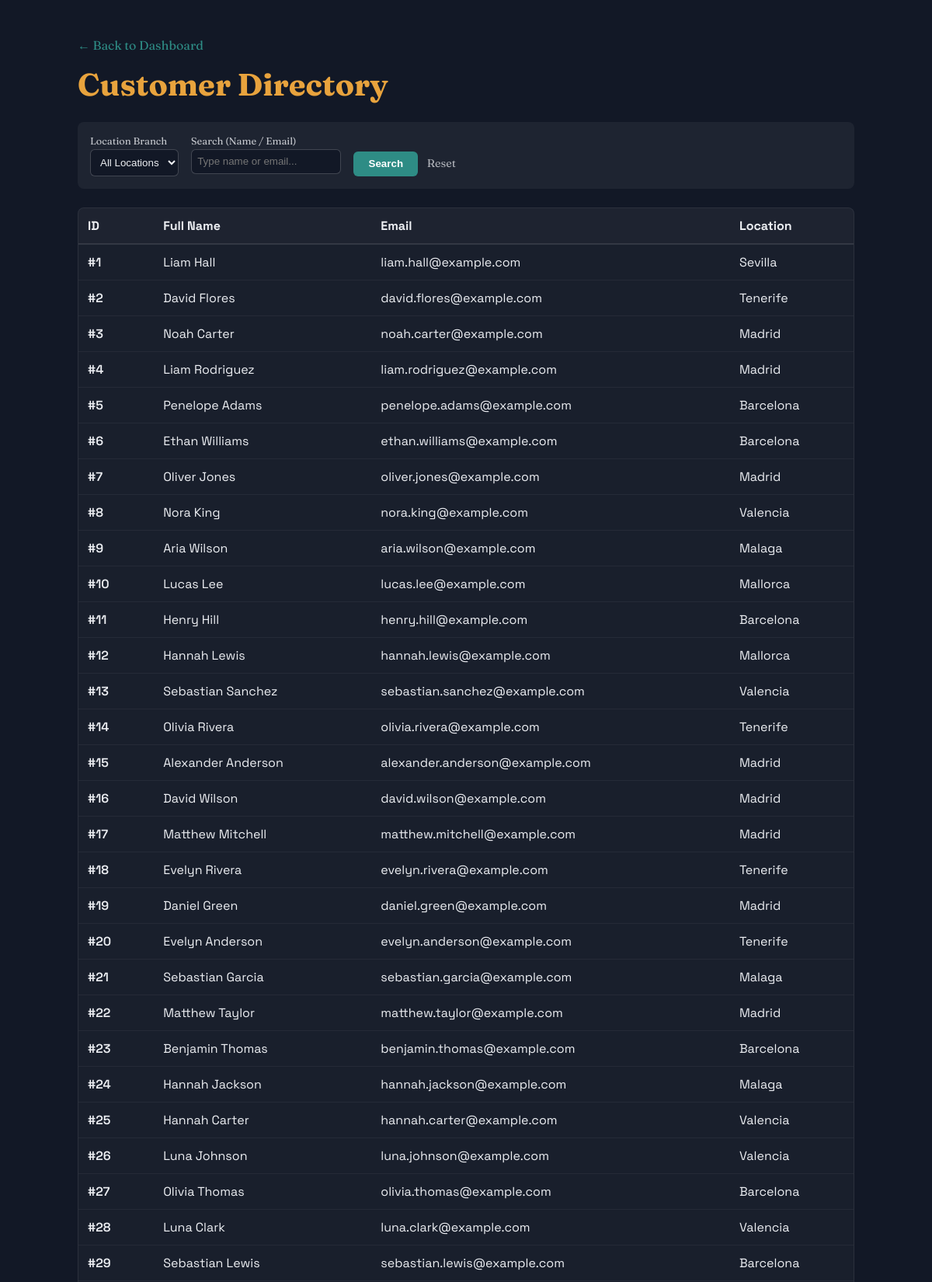
/enterprise/customers (upper part), run on the app's committed database.
### tables this page shows
CREATE TABLE customers (
        id INTEGER PRIMARY KEY AUTOINCREMENT,
        name TEXT NOT NULL,
        surname TEXT NOT NULL,
        email TEXT NOT NULL UNIQUE,
        location TEXT NOT NULL
    );

### car_rental/routes/enterprise.py (the view, shortened to what this page needs)
@enterprise_bp.route("/customers", methods=["GET"])
def customer_list():
    location = request.args.get("location", "")
    search = request.args.get("search", "")
    query_params = {}
    if location:
        query_params["location"] = location
    customers = db.load_customers(parameters=query_params if query_params else None)
    return render_template(
        "enterprise/customer_list.html",
        customers=customers,
        locations=[l.value for l in Location],
        selected_location=location,
        search_query=search
    )

### car_rental/database.py (called while the page is built)
    def _load(self, table: str, parameters: Optional[dict[str, Any]] = None) -> list[dict]:
        query = f"SELECT * FROM {table}"
        values = ()
        if parameters:
            conditions = " AND ".join(f"{key} = ?" for key in parameters)
            query += f" WHERE {conditions}"
            values = tuple(parameters.values())
        cur = self.conn.execute(query, values)
        return [dict(row) for row in cur.fetchall()]

    def load_customers(self, parameters: Optional[dict[str, Any]] = None) -> list[dict]:
        return self._load("customers", parameters)

### car_rental/templates/enterprise/customer_list.html (shortened to what this page needs)
{% extends "base.html" %}
{% block content %}
<main class="placeholder placeholder--enterprise" style="justify-content: flex-start; padding: 3rem 1.5rem;">
  <div style="max-width: 1000px; width: 100%; margin: 0 auto; text-align: left;">
    <a href="{{ url_for('enterprise.dashboard') }}" style="color: var(--enterprise-accent-soft); display: inline-block; margin-bottom: 1rem;">← Back to Dashboard</a>
    <h1 style="color: var(--enterprise-accent); margin-bottom: 1.5rem;">Customer Directory</h1>
    <form method="GET" action="{{ url_for('enterprise.customer_list') }}" style="display: flex; gap: 1rem; flex-wrap: wrap; background: rgba(255,255,255,0.05); padding: 1rem; border-radius: 8px; margin-bottom: 1.5rem;">
      <div>
        <label style="display: block; font-size: 0.8rem; opacity: 0.8; margin-bottom: 0.2rem;">Location Branch</label>
        <select name="location" style="padding: 0.5rem; border-radius: 6px; background: var(--enterprise-bg); color: var(--enterprise-ink); border: 1px solid rgba(255,255,255,0.2);">
          <option value="">All Locations</option>
        </select>
      </div>
      <div>
        <label style="display: block; font-size: 0.8rem; opacity: 0.8; margin-bottom: 0.2rem;">Search (Name / Email)</label>
        <input type="text" name="search" value="{{ search_query }}" placeholder="Type name or email..." style="padding: 0.45rem; border-radius: 6px; background: var(--enterprise-bg); color: var(--enterprise-ink); border: 1px solid rgba(255,255,255,0.2);">
      </div>
      <div style="align-self: flex-end;">
        <button type="submit" style="background: var(--enterprise-accent-soft); color: white; border: none; padding: 0.55rem 1.2rem; border-radius: 6px; font-weight: 600; cursor: pointer;">Search</button>
        <a href="{{ url_for('enterprise.customer_list') }}" style="margin-left: 0.5rem; color: var(--enterprise-ink); opacity: 0.7; font-size: 0.9rem;">Reset</a>
      </div>
    </form>
    <div style="overflow-x: auto; background: rgba(255,255,255,0.03); border-radius: 8px; border: 1px solid rgba(255,255,255,0.08);">
      <table style="width: 100%; border-collapse: collapse; font-family: var(--font-ui);">
        <thead>
          <tr style="border-bottom: 2px solid rgba(255,255,255,0.1); text-align: left; background: rgba(255,255,255,0.02);">
            <th style="padding: 0.75rem;">ID</th>
            <th style="padding: 0.75rem;">Full Name</th>
            <th style="padding: 0.75rem;">Email</th>
            <th style="padding: 0.75rem;">Location</th>
          </tr>
        </thead>
        <tbody>
          {% if customers %}
            {% for c in customers %}
              <tr style="border-bottom: 1px solid rgba(255,255,255,0.05);">
                <td style="padding: 0.75rem; font-weight: 600;">#{{ c.id }}</td>
                <td style="padding: 0.75rem;">{{ c.name }} {{ c.surname }}</td>
                <td style="padding: 0.75rem;">{{ c.email }}</td>
                <td style="padding: 0.75rem;">{{ c.location|capitalize }}</td>
              </tr>
            {% endfor %}
          {% else %}
            <tr><td colspan="4" style="padding: 1.5rem; text-align: center; opacity: 0.7;">No customers match the query.</td></tr>
          {% endif %}
        </tbody>
      </table>
    </div>
  </div>
</main>
{% endblock %}

### car_rental/static/css/style.css (style rules this page uses)
:root { --customer-bg: #F6ECD9; --customer-ink: #2E1B14; --customer-accent: #7A2E3B; --customer-accent-soft: #C96E7A; --enterprise-bg: #121826; --enterprise-ink: #EDEFF3; --enterprise-accent: #E8A33D; --enterprise-accent-soft: #2E8C85; --font-display: "Fraunces", Georgia, serif; --font-ui: "Space Grotesk", "Segoe UI", sans-serif; }
* { box-sizing: border-box; }
body { margin: 0; font-family: var(--font-ui); background: var(--customer-bg); }
a { text-decoration: none; color: inherit; }
.placeholder { position: relative; min-height: 100vh; display: flex; flex-direction: column; align-items: center; justify-content: center; gap: 0.5rem; font-family: var(--font-display); text-align: center; }
.placeholder--enterprise { background: var(--enterprise-bg); color: var(--enterprise-ink); }
.placeholder h1 { font-size: 2.5rem; margin: 0; }

### data on the page
customers: id "1", name "Liam", surname "Hall", email "liam.hall@example.com", location "Sevilla"
customers: id "2", name "David", surname "Flores", email "david.flores@example.com", location "Tenerife"
customers: id "3", name "Noah", surname "Carter", email "noah.carter@example.com", location "Madrid"
customers: id "4", name "Liam", surname "Rodriguez", email "liam.rodriguez@example.com", location "Madrid"
customers: id "5", name "Penelope", surname "Adams", email "penelope.adams@example.com", location "Barcelona"
customers: id "6", name "Ethan", surname "Williams", email "ethan.williams@example.com", location "Barcelona"
customers: id "7", name "Oliver", surname "Jones", email "oliver.jones@example.com", location "Madrid"
customers: id "8", name "Nora", surname "King", email "nora.king@example.com", location "Valencia"
customers: id "9", name "Aria", surname "Wilson", email "aria.wilson@example.com", location "Malaga"
customers: id "10", name "Lucas", surname "Lee", email "lucas.lee@example.com", location "Mallorca"
customers: id "11", name "Henry", surname "Hill", email "henry.hill@example.com", location "Barcelona"
customers: id "12", name "Hannah", surname "Lewis", email "hannah.lewis@example.com", location "Mallorca"
customers: id "13", name "Sebastian", surname "Sanchez", email "sebastian.sanchez@example.com", location "Valencia"
customers: id "14", name "Olivia", surname "Rivera", email "olivia.rivera@example.com", location "Tenerife"
customers: id "15", name "Alexander", surname "Anderson", email "alexander.anderson@example.com", location "Madrid"
customers: id "16", name "David", surname "Wilson", email "david.wilson@example.com", location "Madrid"
customers: id "17", name "Matthew", surname "Mitchell", email "matthew.mitchell@example.com", location "Madrid"
customers: id "18", name "Evelyn", surname "Rivera", email "evelyn.rivera@example.com", location "Tenerife"
customers: id "19", name "Daniel", surname "Green", email "daniel.green@example.com", location "Madrid"
customers: id "20", name "Evelyn", surname "Anderson", email "evelyn.anderson@example.com", location "Tenerife"
customers: id "21", name "Sebastian", surname "Garcia", email "sebastian.garcia@example.com", location "Malaga"
customers: id "22", name "Matthew", surname "Taylor", email "matthew.taylor@example.com", location "Madrid"
customers: id "23", name "Benjamin", surname "Thomas", email "benjamin.thomas@example.com", location "Barcelona"
customers: id "24", name "Hannah", surname "Jackson", email "hannah.jackson@example.com", location "Malaga"
customers: id "25", name "Hannah", surname "Carter", email "hannah.carter@example.com", location "Valencia"
customers: id "26", name "Luna", surname "Johnson", email "luna.johnson@example.com", location "Valencia"
customers: id "27", name "Olivia", surname "Thomas", email "olivia.thomas@example.com", location "Barcelona"
customers: id "28", name "Luna", surname "Clark", email "luna.clark@example.com", location "Valencia"
customers: id "29", name "Sebastian", surname "Lewis", email "sebastian.lewis@example.com", location "Barcelona"
